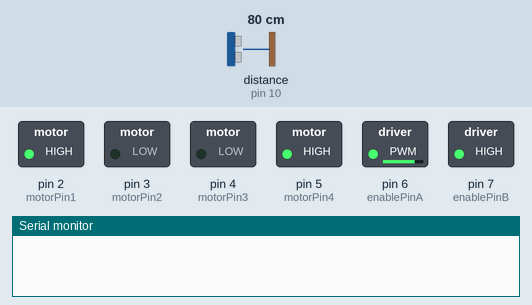
Bench run of a sketch on a simulated Arduino Uno, built with avr-gcc and run on an emulated ATmega328P. On the bench: switched loads named in the sketch (green lamp = pin HIGH), the last lines printed to the serial monitor. Wiring (inferred from the names in the program): ultrasonic range finder: trigger pin 9; echo pin 10. Inputs (shaded band) come from the test bench; at power-on: distance to the obstacle (sensor on pin 10) 80 cm. The echo pulse lasts 58.3 µs per cm; pins used as bus, display or sensor lines are not drawn.

Above: at 1.4 s.
1.5 s: distance to the obstacle (sensor on pin 10) set to 250 cm
At 3.3 s:
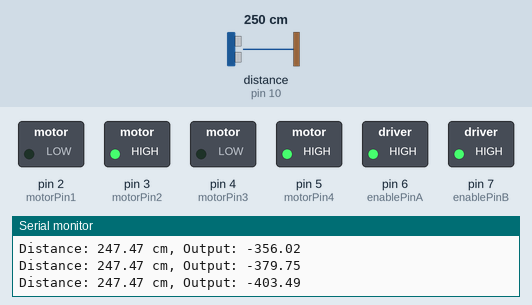
4.7 s: distance to the obstacle (sensor on pin 10) set to 207 cm
6.2 s: distance to the obstacle (sensor on pin 10) set to 197 cm
At 6.8 s:
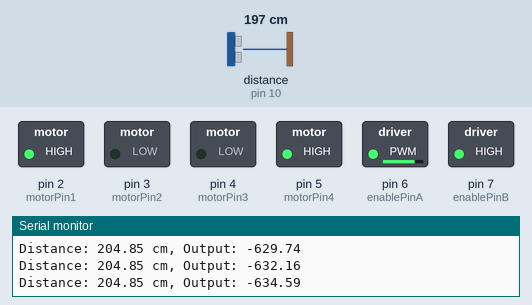
7.7 s: distance to the obstacle (sensor on pin 10) set to 299 cm
At 8.6 s:
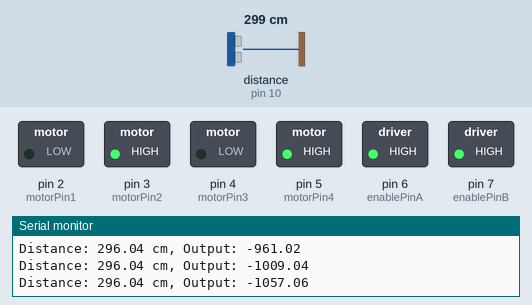
Timing chart, 0 to 10.5 s (numbered marks = the images above; inputs shaded):
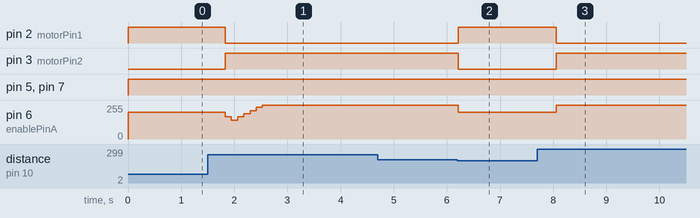

The sketch:

PID_JARAK.ino
```cpp
// Define pin numbers
const int trigPin = 9;
const int echoPin = 10;
const int motorPin1 = 2;
const int motorPin2 = 3;
const int motorPin3 = 4;
const int motorPin4 = 5;
const int enablePinA = 6;
const int enablePinB = 7;

// PID constants
float kp = 2.0;
float ki = 0.5;
float kd = 1.0;

// PID variables
float previousError = 0;
float integral = 0;

// Setpoint (desired distance in cm)
float setpoint = 200.0;

void setup() {
  Serial.begin(9600);

  pinMode(trigPin, OUTPUT);
  pinMode(echoPin, INPUT);
  pinMode(motorPin1, OUTPUT);
  pinMode(motorPin2, OUTPUT);
  pinMode(motorPin3, OUTPUT);
  pinMode(motorPin4, OUTPUT);
  pinMode(enablePinA, OUTPUT);
  pinMode(enablePinB, OUTPUT);
}

void loop() {
  // Read distance from ultrasonic sensor
  float distance = getDistance();

  if (distance <= setpoint) {
    // If an obstacle is detected within the set distance, turn right
    turnRight();
    delay(500); // Turn right for 500ms (adjust as needed)
  } else {
    // Calculate error
    float error = setpoint - distance;

    // Calculate integral
    integral += error;

    // Calculate derivative
    float derivative = error - previousError;

    // Calculate control variable
    float output = kp * error + ki * integral + kd * derivative;

    // Update previous error
    previousError = error;

    // Control motors
    controlMotors(output);

    // Print distance and output for debugging
    Serial.print("Distance: ");
    Serial.print(distance);
    Serial.print(" cm, Output: ");
    Serial.println(output);
  }

  // Delay for stability
  delay(100);
}

float getDistance() {
  // Clear the trigPin
  digitalWrite(trigPin, LOW);
  delayMicroseconds(2);

  // Set the trigPin HIGH for 10 microseconds
  digitalWrite(trigPin, HIGH);
  delayMicroseconds(10);
  digitalWrite(trigPin, LOW);

  // Read the echoPin
  long duration = pulseIn(echoPin, HIGH);

  // Calculate the distance
  float distance = (duration * 0.034) / 2;

  return distance;
}

void controlMotors(float output) {
  // Ensure output is within bounds
  output = constrain(output, -255, 255);

  if (output > 0) {
    // Move forward
    analogWrite(enablePinA, output);
    analogWrite(enablePinB, output);
    digitalWrite(motorPin1, HIGH);
    digitalWrite(motorPin2, LOW);
    digitalWrite(motorPin3, HIGH);
    digitalWrite(motorPin4, LOW);
  } else {
    // Move backward
    analogWrite(enablePinA, -output);
    analogWrite(enablePinB, -output);
    digitalWrite(motorPin1, LOW);
    digitalWrite(motorPin2, HIGH);
    digitalWrite(motorPin3, LOW);
    digitalWrite(motorPin4, HIGH);
  }
}

void turnRight() {
  // Set motors to turn right
  analogWrite(enablePinA, 200); // Set speed for right turn (adjust as needed)
  analogWrite(enablePinB, 200); // Set speed for right turn (adjust as needed)
  digitalWrite(motorPin1, HIGH);
  digitalWrite(motorPin2, LOW);
  digitalWrite(motorPin3, LOW);
  digitalWrite(motorPin4, HIGH);
}
```

Measured:
- the behaviour switches between 203 and 202 cm on distance to the obstacle (sensor on pin 10) (found by bisection; images 1 and 2)
- after the input at 1.5 s, pin 2 (motorPin1): HIGH → LOW after 0.33 s; pin 3 (motorPin2): LOW → HIGH after 0.33 s; pin 6 (enablePinA): 200/255 → 166/255 after 0.33 s, → 142/255 0.12 s later, → 166/255 0.12 s later, → 189/255 0.12 s later, … (7 changes in this stretch)
- after the input at 6.2 s, pin 2 (motorPin1): LOW → HIGH at once; pin 3 (motorPin2): HIGH → LOW at once; pin 6 (enablePinA): 255/255 → 200/255 at once
- after the input at 7.7 s, pin 2 (motorPin1): HIGH → LOW after 0.36 s; pin 3 (motorPin2): LOW → HIGH after 0.36 s; pin 6 (enablePinA): 200/255 → 255/255 after 0.36 s
